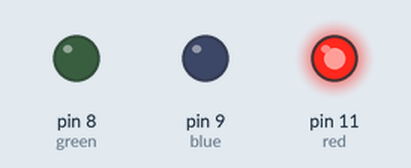
Simulated run of this sketch. Board: Arduino Uno, built with avr-gcc and run on an emulated ATmega328P. On the bench: output pins drawn as LEDs (lit = HIGH).

Above: at 0.5 s.
At 1.5 s:
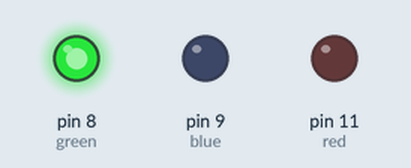
At 5.5 s:
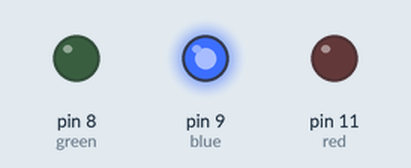
Timing chart, 0 to 6.9 s (numbered marks = the images above):
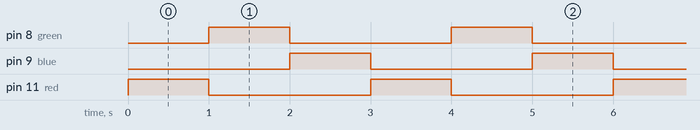

Measured:
- by itself, pin 8 (green), pin 9 (blue), pin 11 (red): alternates HIGH for 1.0 s and LOW for 2.0 s
- by itself, everything shown: repeats every 3.0 s, in 3 steps

The sketch:

Arduino-Basic-Project-_4-code.ino
```cpp
//Date: 16/11/21
//Name: Khaled Md. Saifullah
//KastTech
//Dhaka,Bangladesh

int green = 8;
int blue = 9;
int red = 11;

void setup() {
  pinMode(red,OUTPUT);
  pinMode(green,OUTPUT);
  pinMode(blue,OUTPUT);

}

void loop() {
  //Red color light up
  digitalWrite(red,HIGH);
  digitalWrite(green,LOW);
  digitalWrite(blue,LOW);
  delay(1000);

  //Green color light up
  digitalWrite(red,LOW);
  digitalWrite(green,HIGH);
  digitalWrite(blue,LOW);
  delay(1000);

  //Blue color light up
  digitalWrite(red,LOW);
  digitalWrite(green,LOW);
  digitalWrite(blue,HIGH);
  delay(1000);
}
```
